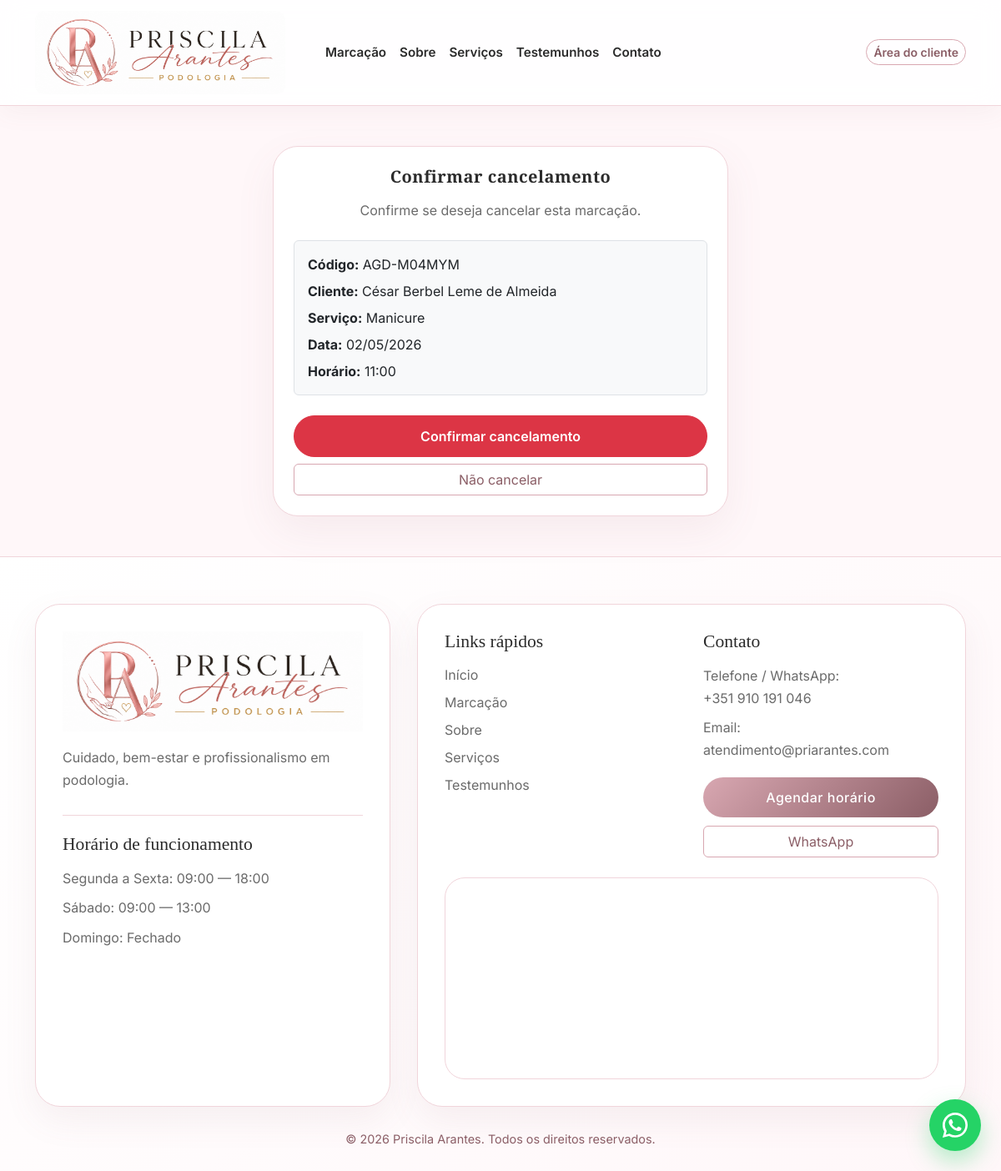
The app's page /cancelar/AGD-M04MYM/ with its own data.
### appointments/models.py (models this page shows, shortened)
class Appointment(models.Model):
    STATUS_SCHEDULED = "scheduled"
    STATUS_CONFIRMED = "confirmed"
    STATUS_CANCELLED = "cancelled"
    STATUS_COMPLETED = "completed"
    STATUS_CHOICES = [
        (STATUS_SCHEDULED, "Agendado"),
        (STATUS_CONFIRMED, "Confirmado"),
        (STATUS_CANCELLED, "Cancelado"),
        (STATUS_COMPLETED, "Concluído"),
    ]
    reference_code = models.CharField(
        max_length=20,
        unique=True,
        blank=True,
        editable=False,
    )
    customer = models.ForeignKey(
        Customer,
        on_delete=models.PROTECT,
        related_name="appointments",
    )
    service = models.ForeignKey(
        Service,
        on_delete=models.PROTECT,
        related_name="appointments",
    )
    created_by = models.ForeignKey(
        settings.AUTH_USER_MODEL,
        on_delete=models.PROTECT,
        related_name="created_appointments",
    )
    date = models.DateField()
    start_time = models.TimeField()
    status = models.CharField(
        max_length=20,
        choices=STATUS_CHOICES,
        default=STATUS_SCHEDULED,
    )
    notes = models.TextField(blank=True)
    created_at = models.DateTimeField(auto_now_add=True)
    updated_at = models.DateTimeField(auto_now=True)
    class Meta:
        ordering = ["date", "start_time"]

class Customer(models.Model):
    full_name = models.CharField(max_length=255)
    email = models.EmailField(blank=True)
    phone = models.CharField(max_length=30)
    user = models.OneToOneField(
        settings.AUTH_USER_MODEL,
        on_delete=models.SET_NULL,
        null=True,
        blank=True,
        related_name="customer_profile",
    )
    created_at = models.DateTimeField(auto_now_add=True)
    updated_at = models.DateTimeField(auto_now=True)
    class Meta:
        ordering = ["full_name"]

class Service(models.Model):
    name = models.CharField(max_length=120)
    description = models.TextField(blank=True)
    duration_minutes = models.PositiveIntegerField(default=60)
    price = models.DecimalField(max_digits=10, decimal_places=2)
    is_active = models.BooleanField(default=True)
    created_at = models.DateTimeField(auto_now_add=True)
    updated_at = models.DateTimeField(auto_now=True)
    class Meta:
        ordering = ["name"]

### appointments/views/public.py (the view, shortened to what this page needs)
# urls.py: path("cancelar/<str:reference_code>/", PublicCancelAppointmentByCodeView.as_view(), name="public_cancel_by_code"),
class PublicCancelAppointmentByCodeView(TemplateView):
    template_name = "appointments/public_cancel_by_code.html"
    def get_appointment(self):
        reference_code = self.kwargs.get("reference_code", "").strip().upper()
        return Appointment.objects.filter(
            reference_code=reference_code,
        ).select_related(
            "customer",
            "service",
        ).first()
    def get_context_data(self, **kwargs):
        context = super().get_context_data(**kwargs)
        context["appointment"] = self.get_appointment()
        return context

### templates/appointments/public_cancel_by_code.html (shortened to what this page needs)
{% extends "base.html" %}
{% block content %}
<div class="row justify-content-center">
    <div class="col-12 col-lg-6">
        <div class="card shadow-sm border-0">
            <div class="card-body p-4 text-center">
                {% if appointment %}
                    {% if appointment.status == "cancelled" %}
                        <h1 class="h5 mb-3 text-danger">
                            Esta marcação já está cancelada
                        </h1>
                        <div class="alert alert-danger fw-bold">
                            {{ appointment.reference_code }}
                        </div>
                        <a href="{% url 'appointments:public_appointment_create' %}" class="btn btn-primary">
                            Fazer nova marcação
                        </a>
                    {% else %}
                        <h1 class="h5 mb-3">
                            Confirmar cancelamento
                        </h1>
                        <p class="text-muted mb-4">
                            Confirme se deseja cancelar esta marcação.
                        </p>
                        <div class="text-start border rounded p-3 mb-4 bg-light">
                            <p class="mb-2">
                                <strong>Código:</strong>
                                {{ appointment.reference_code }}
                            </p>
                            <p class="mb-2">
                                <strong>Cliente:</strong>
                                {{ appointment.customer.full_name }}
                            </p>
                            <p class="mb-2">
                                <strong>Serviço:</strong>
                                {{ appointment.service.name }}
                            </p>
                            <p class="mb-2">
                                <strong>Data:</strong>
                                {{ appointment.date|date:"d/m/Y" }}
                            </p>
                            <p class="mb-0">
                                <strong>Horário:</strong>
                                {{ appointment.start_time|time:"H:i" }}
                            </p>
                        </div>
                        <form method="post">
                            <button type="submit" class="btn btn-danger w-100">
                                Confirmar cancelamento
                            </button>
                        </form>
                        <a href="{% url 'appointments:public_appointment_create' %}" class="btn btn-outline-secondary w-100 mt-2">
                            Não cancelar
                        </a>
                    {% endif %}
                {% endif %}
            </div>
        </div>
    </div>
</div>
{% endblock %}

### static/css/public.css (style rules this page uses)
:root { --primary: #D8A7B1; --primary-dark: #8B5E66; --primary-light: #F7E6EA; --gold: #C9A96A; --text-dark: #2B2B2B; --text-muted: #6B6B6B; --bg-soft: #FFF7F9; --white: #ffffff; --shadow-soft: rgba(139, 94, 102, 0.15); }
body { font-family: 'Inter', sans-serif; color: var(--text-dark); background: #FFF7F9; }
a, button { transition: all 0.2s ease; }
h1, h2, h3, .hero-title, .section-title { font-family: 'Playfair Display', serif; letter-spacing: 0.5px; }
.btn-outline-secondary { border-color: var(--primary); color: var(--primary-dark); }
.card form { text-align: left; }
.card.shadow-sm.border-0 { border: 1px solid #f1d5db !important; border-radius: 30px; box-shadow: 0 18px 48px rgba(139, 94, 102, 0.08) !important; }
.card-body { border-radius: 30px; }
.card-body h1, .card-body h2 { font-family: 'Playfair Display', serif; color: #2b2b2b; font-weight: 600; }
.card-body > p.text-muted { color: #6b6b6b !important; }
form .btn { border-radius: 999px; padding: 12px 24px; font-weight: 600; }
.btn-outline-secondary { border-color: #d8a7b1; color: #8b5e66; }
html { scroll-behavior: smooth; }
.app-layout { min-height: 100vh; display: flex; flex-direction: column; }

### records on screen
Appointment: reference_code "AGD-M04MYM", customer.full_name "César Berbel Leme de Almeida", service.name "Manicure", date "02/05/2026", start_time "11:00"
